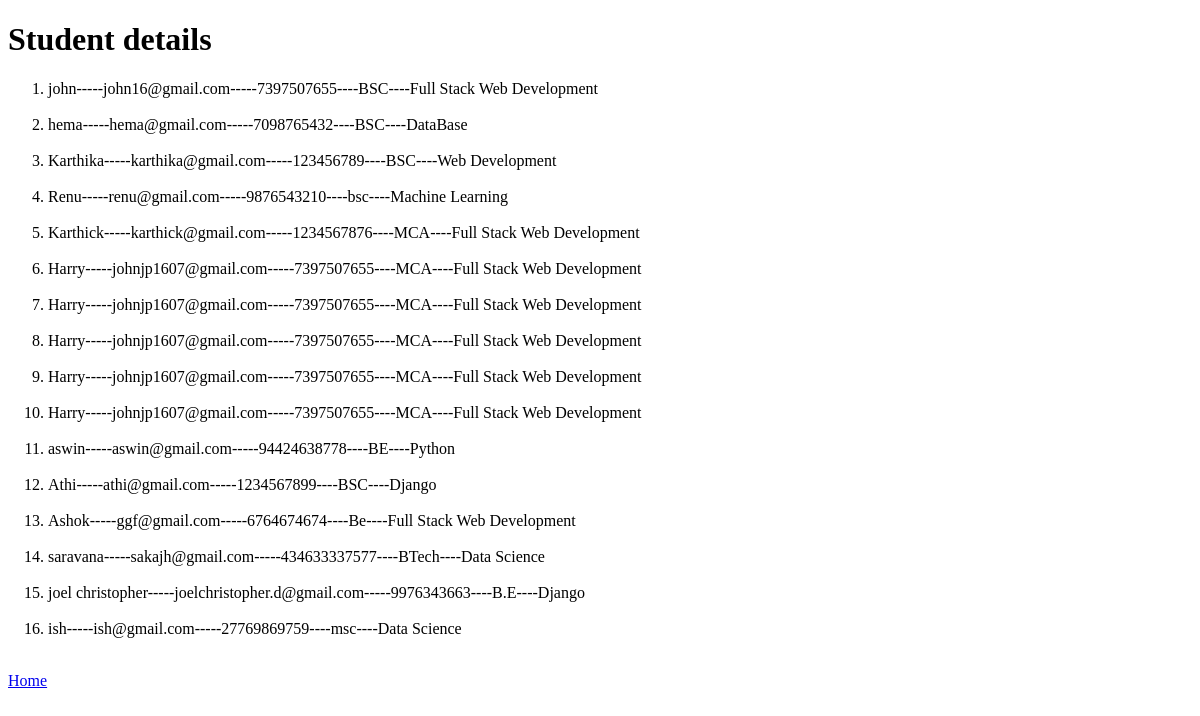
Page /admi/ on the earlier database version.
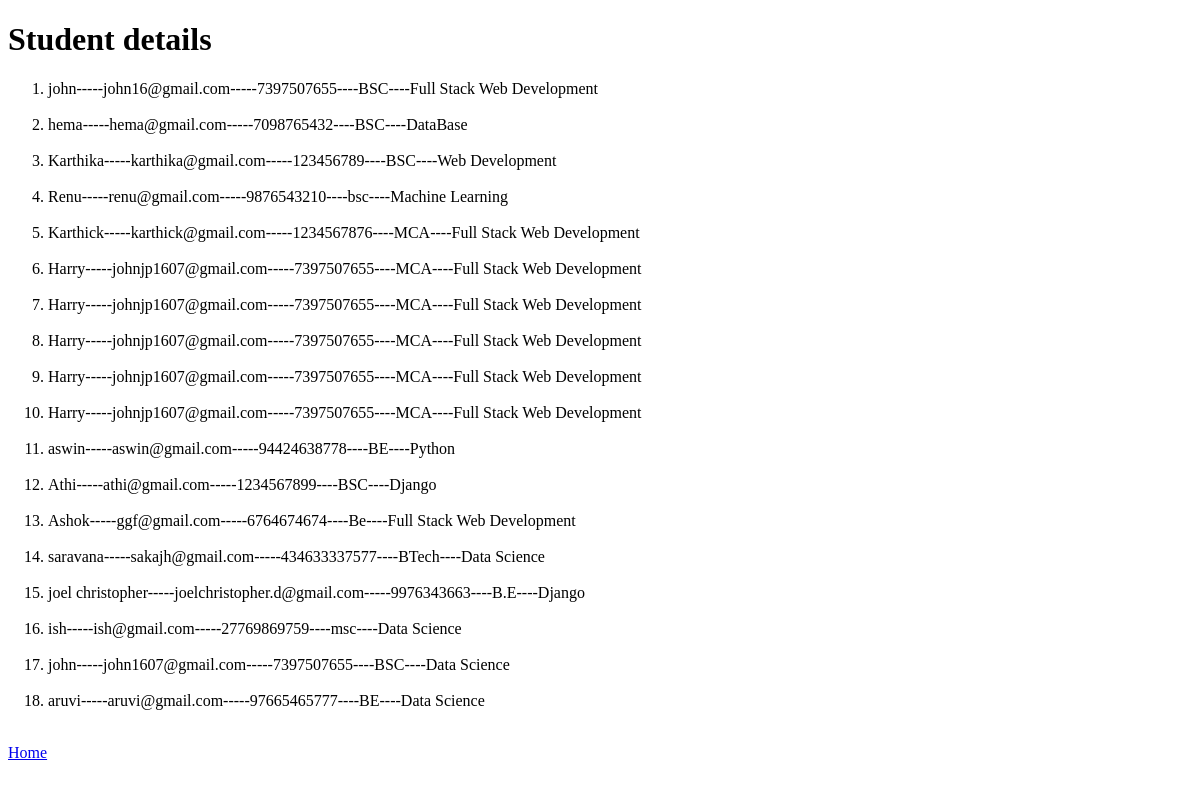
Same page on the later database version.
### Aruviapp/models.py (models this page shows)
class student(models.Model):
    name=models.CharField(max_length=100)
    mobile=models.CharField(max_length=12)
    email=models.EmailField(max_length=100)
    date_of_birth=models.DateField()
    Gender_choise=(
        ("Male","Male"),
        ("Female","Female"),
    )
    age=models.IntegerField()
    gender=models.CharField(choices=Gender_choise,max_length=10)
    academic_year=models.CharField(max_length=10)
    degree=models.CharField(max_length=100)
    Course_choise=(
        ("Python","Python"),
        ("Java","Java"),
        ("Django","Django"),
        ("Web Development","Web Development"),
        ("Data Science","Data Science in Python"),
        ("Machine Learning","Machine Learning"),
        ("Full Stack Web Development","Full Stack Web Development"),
        ("C Programming","C Programming"),
        ("DataBase","DataBase"),
    )
    course=models.CharField(choices=Course_choise,max_length=100)

### Aruviapp/views.py (the view)
# urls.py: path('admi/',views.admi,name='admi'),
def admi(request):
    data=student.objects.all()
    return render(request,'admin.html',
    {
        'data':data}
    )

### Aruviapp/templates/admin.html (shortened to what this page needs)
{% load static %}
<!DOCTYPE html>
<html lang="en">
<head>
</head>
<body>
   <h1>Student details</h1>
<ol>
{% for student in data %}
   <li>{{student.name}}-----{{student.email}}-----{{student.mobile}}----{{student.degree}}----{{student.course}}<br><br></li>
{% endfor %}
</ol>
<a href="{% url 'home' %}">Home</a>
</body>
</html

Differences in the rows shown:
added student: name "john", email "john1607@gmail.com", mobile "7397507655", degree "BSC", course "Data Science"
added student: name "aruvi", email "aruvi@gmail.com", mobile "97665465777", degree "BE", course "Data Science"
